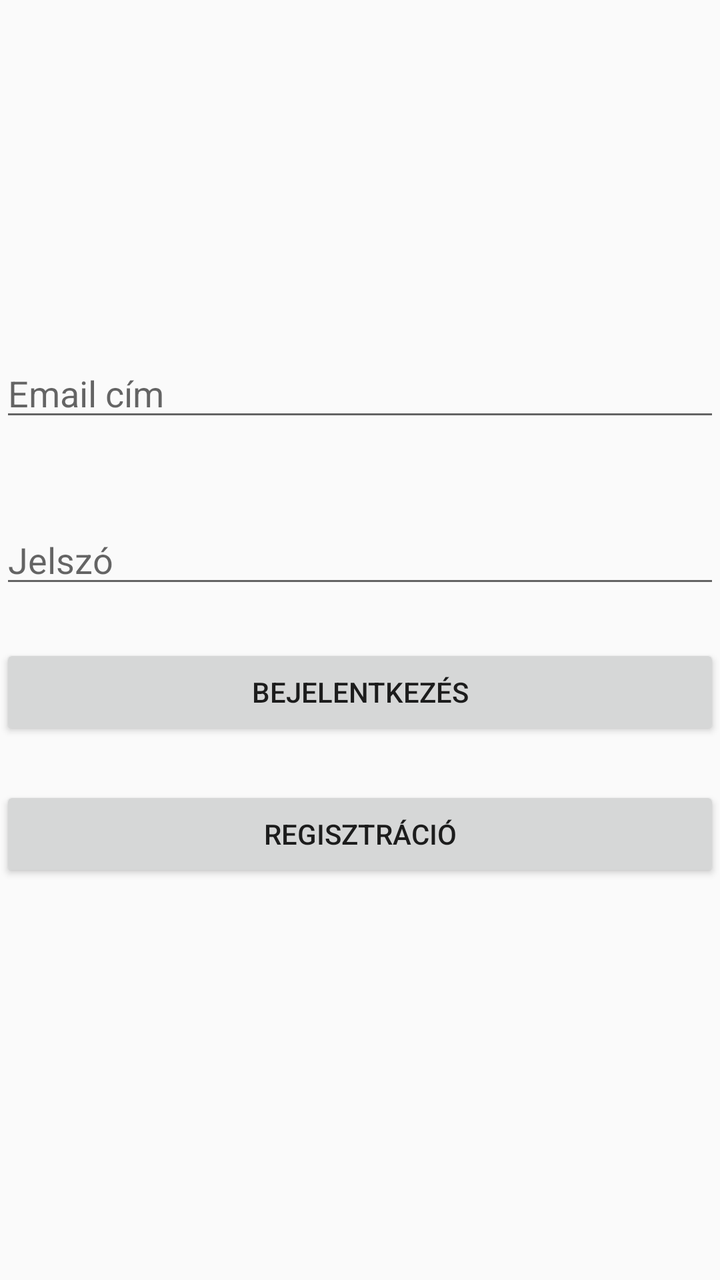
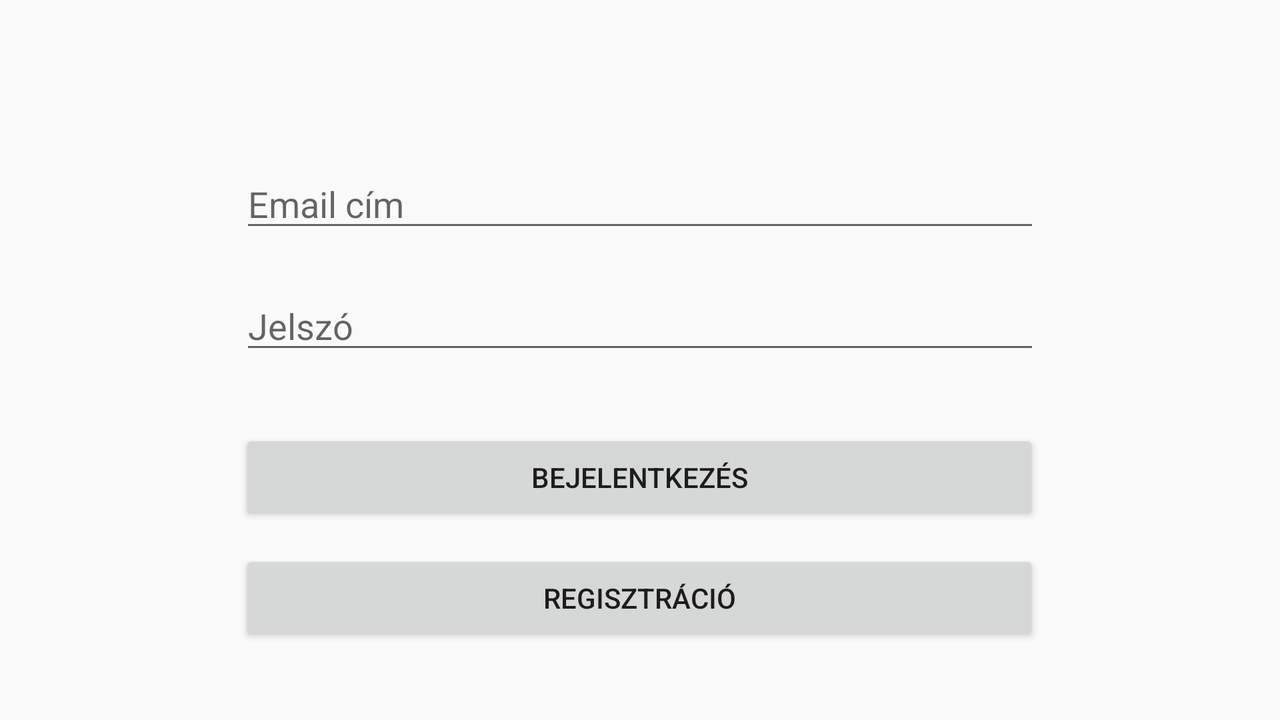

One screen, two layout resources from the same app: the default and the author's alternative for another configuration. Each is rendered where Android would select it; the XML of both is given below.
<!-- AndroidManifest.xml: application theme Theme.AppCompat.DayNight -->
<!-- res/layout/activity_main.xml -->
<?xml version="1.0" encoding="utf-8"?>
<androidx.constraintlayout.widget.ConstraintLayout
    xmlns:android="http://schemas.android.com/apk/res/android"
    xmlns:app="http://schemas.android.com/apk/res-auto"
    xmlns:tools="http://schemas.android.com/tools"
    android:layout_width="match_parent"
    android:layout_height="match_parent"
    tools:context=".MainActivity">





    <EditText
        android:id="@+id/editTextUserName"
        android:layout_width="match_parent"
        android:layout_height="wrap_content"
        android:ems="10"
        android:inputType="textEmailAddress"
        android:hint="@string/email"
        app:layout_constraintBottom_toBottomOf="parent"
        app:layout_constraintTop_toTopOf="parent"
        app:layout_constraintVertical_bias="0.291"
        tools:layout_editor_absoluteX="16dp" />

    <EditText
        android:id="@+id/editTextPassword"
        android:layout_width="match_parent"
        android:layout_height="wrap_content"
        android:ems="10"
        android:inputType="textPassword"
        android:hint="@string/password"
        app:layout_constraintBottom_toBottomOf="parent"
        app:layout_constraintTop_toBottomOf="@+id/editTextUserName"
        app:layout_constraintVertical_bias="0.11"
        tools:layout_editor_absoluteX="0dp" />

    <Button
        android:id="@+id/loginButton"
        android:layout_width="0dp"
        android:layout_height="wrap_content"
        android:text="@string/login"
        app:layout_constraintBottom_toBottomOf="parent"
        app:layout_constraintEnd_toEndOf="parent"
        app:layout_constraintHorizontal_bias="1.0"
        app:layout_constraintStart_toStartOf="parent"
        app:layout_constraintTop_toBottomOf="@id/editTextPassword"
        app:layout_constraintVertical_bias="0.078"
         />

    <Button
        android:id="@+id/registerButton"
        android:layout_width="0dp"
        android:layout_height="wrap_content"
        android:text="@string/registration"
        app:layout_constraintBottom_toBottomOf="parent"
        app:layout_constraintEnd_toEndOf="parent"
        app:layout_constraintHorizontal_bias="0.0"
        app:layout_constraintStart_toStartOf="parent"
        app:layout_constraintTop_toBottomOf="@+id/loginButton"
        app:layout_constraintVertical_bias="0.103" />
</androidx.constraintlayout.widget.ConstraintLayout>
<!-- resources referenced by this layout -->
<resources>
  <string name="email">Email cím</string>
  <string name="login">Bejelentkezés</string>
  <string name="password">Jelszó</string>
  <string name="registration">Regisztráció</string>
</resources>
<!-- res/layout-land/activity_main.xml (the author's variant of the layout above) -->
<!-- drawn on the phone turned sideways -->
<?xml version="1.0" encoding="utf-8"?>
<androidx.constraintlayout.widget.ConstraintLayout
    xmlns:android="http://schemas.android.com/apk/res/android"
    xmlns:app="http://schemas.android.com/apk/res-auto"
    xmlns:tools="http://schemas.android.com/tools"
    android:layout_width="match_parent"
    android:layout_height="match_parent"
    tools:context=".MainActivity"
    android:layout_centerVertical="true"
    android:orientation="vertical">

    <EditText
        android:id="@+id/editTextUserName"
        android:layout_width="400dp"
        android:layout_height="wrap_content"
        android:ems="10"
        android:hint="@string/email"
        android:inputType="textEmailAddress"
        app:layout_constraintBottom_toBottomOf="parent"
        app:layout_constraintEnd_toEndOf="parent"
        app:layout_constraintStart_toStartOf="parent"
        app:layout_constraintTop_toTopOf="parent"
        app:layout_constraintVertical_bias="0.250"
        tools:ignore="MissingConstraints" />

    <EditText
        android:id="@+id/editTextPassword"
        android:layout_width="400dp"
        android:layout_height="wrap_content"
        android:ems="10"
        android:hint="@string/password"
        android:inputType="textPassword"
        app:layout_constraintBottom_toBottomOf="parent"
        app:layout_constraintEnd_toEndOf="parent"
        app:layout_constraintStart_toStartOf="parent"
        app:layout_constraintTop_toBottomOf="@+id/editTextUserName"
        app:layout_constraintVertical_bias="0.100"
        tools:ignore="MissingConstraints" />

    <Button
        android:id="@+id/loginButton"
        android:layout_width="400dp"
        android:layout_height="wrap_content"
        android:text="@string/login"
        app:layout_constraintBottom_toBottomOf="parent"
        app:layout_constraintEnd_toEndOf="parent"
        app:layout_constraintHorizontal_bias="0.498"
        app:layout_constraintStart_toStartOf="parent"
        app:layout_constraintTop_toBottomOf="@id/editTextPassword"
        app:layout_constraintVertical_bias="0.250" />

    <Button
        android:id="@+id/registerButton"
        android:layout_width="400dp"
        android:layout_height="wrap_content"
        android:text="@string/registration"
        app:layout_constraintBottom_toBottomOf="parent"
        app:layout_constraintEnd_toEndOf="parent"
        app:layout_constraintHorizontal_bias="0.498"
        app:layout_constraintStart_toStartOf="parent"
        app:layout_constraintTop_toBottomOf="@+id/loginButton"
        app:layout_constraintVertical_bias="0.250" />
</androidx.constraintlayout.widget.ConstraintLayout>
